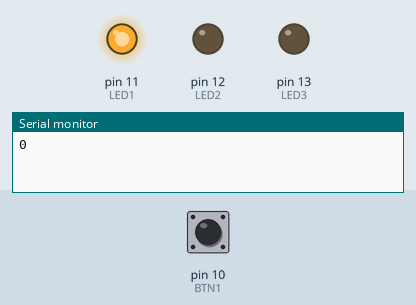
Bench run of a sketch on a simulated Arduino Uno, built with avr-gcc and run on an emulated ATmega328P. Shown: output pins drawn as LEDs (lit = HIGH), the last lines printed to the serial monitor. The test bench sets the inputs (shaded band); at power-on: pin 10 (BTN1) LOW.

Above: at 0.12 s.
At 0.62 s:
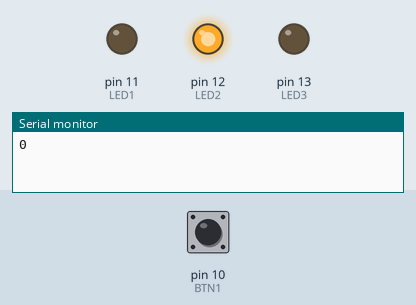
At 1.12 s:
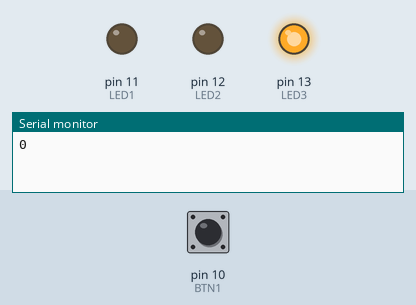
At 2.87 s:
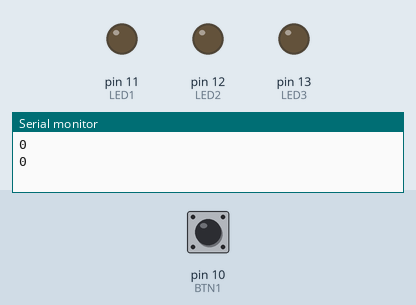
Timing chart, 0 to 3.5 s (numbered marks = the images above):
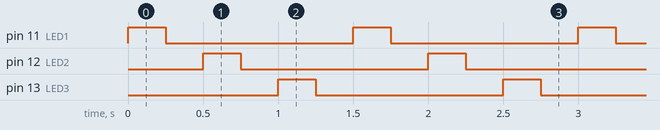

The sketch:

_3Lights.ino
```cpp
// Blink
// Uses LED L on the Arduino board
#define arrayLength 6

int i,x;
int LED1 = 11;
int LED2 = 12;
int LED3 = 13;
int BTN1 = 10;

void setup(){
  Serial.begin(9600);
  pinMode(LED1, OUTPUT);
  pinMode(LED2, OUTPUT);
  pinMode(LED3, OUTPUT);

  pinMode(BTN1, INPUT);
}

void loop(){
  int count = 0;
  int delayLength = 250;
  int value = 0;
  while(true){
    if(count % 10 == 0){
      value =  digitalRead(BTN1);
    }
    Serial.println(value);
//    if(value == 1){
      blinkOnce(LED1, delayLength);
      blinkOnce(LED2, delayLength);
      blinkOnce(LED3, delayLength);
//    }
  }
}

void blinkOnce(int pin, int delayLength){
    digitalWrite(pin, HIGH);
    delay(delayLength);
    digitalWrite(pin, LOW);
    delay(delayLength);
}
```

Measured:
- by itself, pin 11 (LED1), pin 12 (LED2), pin 13 (LED3): alternates HIGH for 0.25 s and LOW for 1.3 s
- by itself, everything shown: repeats every 1.5 s, in 6 steps
